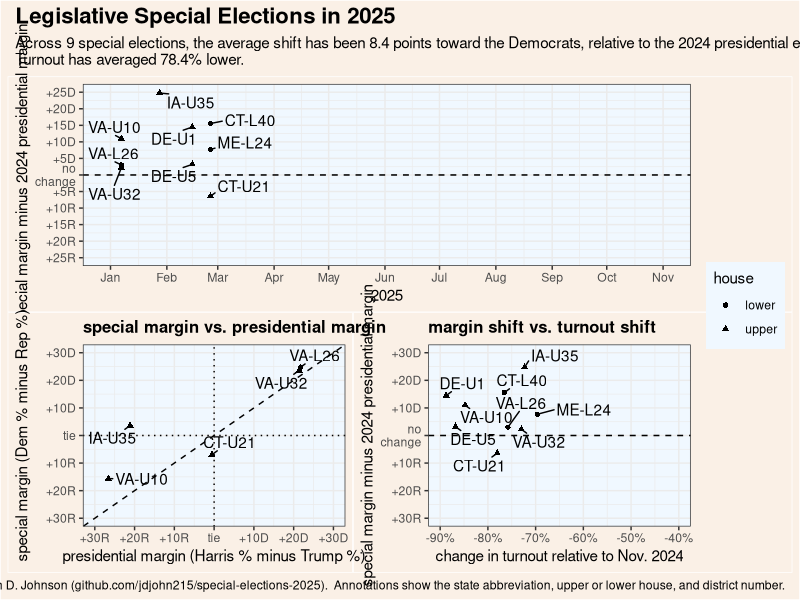

Write the R code that produced this figure. (Note: this script raises an error after producing the figure.)
rm(list = ls())

library(tidyverse)
library(sf)
library(patchwork)

# This script compares the outcome of 2025 legislative special elections with
#   the outcome of the 2024 presidential election in that district

################################################################################
# spreadsheet of special election results
specials.orig <- read_csv("specials.csv", col_types = "cccccnnn") |>
  mutate(district = str_pad(district, width = 3, side = "left", pad = "0"),
         date = as.Date(date, format = "%m/%d/%y"))

################################################################################
# 2024 presidential election results in each state legislative district
district.votes.pres2024 <- read_csv("precincts-to-districts/district-votes-pres2024.csv")

################################################################################
# merge them together, calculate the margins and turnout change
specials.comparison <- specials.orig |>
  left_join(district.votes.pres2024) |>
  mutate(special_margin = (dem/total - rep/total)*100,
         pres_margin = (harris/total_2024 - trump/total_2024)*100,
         turnout_change = (total - total_2024)/total_2024*100,
         margin_change = special_margin - pres_margin)

################################################################################
# save output
write_csv(specials.comparison, "specials-comparison.csv")

################################################################################
# create graphics
#   remove races that haven't been recorded yet
specials.valid <- specials.comparison |>
  filter(!is.na(total))

margin.shift.over.time <- specials.valid |>
  ggplot(aes(date, margin_change)) +
  geom_hline(yintercept = 0, linetype = "dashed") +
  geom_point(aes(shape = house)) +
  ggrepel::geom_text_repel(aes(label = label), min.segment.length = 0, seed = 3) +
  scale_x_date(limits = c(as.Date("2025-01-01"), as.Date("2025-11-01")),
               date_breaks = "1 month", date_labels = "%b", name = "2025") +
  scale_y_continuous(limits = c(-25,25),
                     breaks = seq(-25,25,5),
                     labels = function(x){case_when(
                       x < 0 ~ paste0("+", abs(x), "R"),
                       x == 0 ~ "no\nchange",
                       x > 0 ~ paste0("+",x,"D")
                     )},
                     name = "special margin minus 2024 presidential margin") +
  theme_bw() +
  theme(plot.title.position = "plot",
        plot.title = element_text(face = "bold", size = 16),
        plot.background = element_rect(fill = "linen"),
        panel.background = element_rect(fill = "aliceblue"),
        legend.background = element_rect(fill = "aliceblue"))


special.vs.pres <- specials.valid |>
  ggplot(aes(pres_margin, special_margin)) +
  geom_abline(slope = 1, intercept = 0, linetype = "dashed") +
  geom_hline(yintercept = 0, linetype = "dotted") +
  geom_vline(xintercept = 0, linetype = "dotted") +
  geom_point(aes(shape = house)) +
  ggrepel::geom_text_repel(aes(label = label), min.segment.length = 0, seed = 3) +
  scale_x_continuous(limits = c(-30,30),
                     breaks = seq(-30,30,10),
                     labels = function(x){case_when(
                       x < 0 ~ paste0("+", abs(x), "R"),
                       x == 0 ~ "tie",
                       x > 0 ~ paste0("+",x,"D")
                     )},
                     name = "presidential margin (Harris % minus Trump %)") +
  scale_y_continuous(limits = c(-30,30),
                     breaks = seq(-30,30,10),
                     labels = function(x){case_when(
                       x < 0 ~ paste0("+", abs(x), "R"),
                       x == 0 ~ "tie",
                       x > 0 ~ paste0("+",x,"D")
                     )},
                     name = "special margin (Dem % minus Rep %)") +
  labs(title = "special margin vs. presidential margin") +
  theme_bw() +
  theme(plot.title = element_text(face = "bold", size = 12),
        legend.position = "none",
        plot.background = element_rect(fill = "linen"),
        panel.background = element_rect(fill = "aliceblue"))

margin.shift.vs.turnout <- specials.valid |>
  ggplot(aes(turnout_change, margin_change)) +
  geom_hline(yintercept = 0, linetype = "dashed") +
  geom_point(aes(shape = house)) +
  ggrepel::geom_text_repel(aes(label = label), min.segment.length = 0, seed = 3) +
  scale_x_continuous(limits = c(-90,-40),
                     breaks = seq(-90,-40,10),
                     labels = scales::percent_format(scale = 1),
                     name = "change in turnout relative to Nov. 2024") +
  scale_y_continuous(limits = c(-30,30),
                     breaks = seq(-30,30,10),
                     labels = function(x){case_when(
                       x < 0 ~ paste0("+", abs(x), "R"),
                       x == 0 ~ "no\nchange",
                       x > 0 ~ paste0("+",x,"D")
                     )},
                     name = "special margin minus 2024 presidential margin") +
  labs(title = "margin shift vs. turnout shift") +
  theme_bw() +
  theme(plot.title = element_text(face = "bold", size = 12),
        legend.position = "none",
        plot.background = element_rect(fill = "linen"),
        panel.background = element_rect(fill = "aliceblue"))

subtitle.text <- paste("Across", nrow(specials.valid), "special elections,",
                       "the average shift has been", 
                       round(mean(specials.valid$margin_change),1),
                       "points toward the Democrats, relative to the 2024 presidential election.",
                       "Turnout has averaged", paste0(round(abs(mean(specials.valid$turnout_change)),1),"%"),
                       "lower.")

margin.shift.over.time / (special.vs.pres + margin.shift.vs.turnout) +
  plot_layout(guides = "collect") +
  plot_annotation(title = "Legislative Special Elections in 2025",
                  subtitle = str_wrap(subtitle.text, 134),
                  caption = "Calculations by John D. Johnson (github.com/jdjohn215/special-elections-2025).  Annotations show the state abbreviation, upper or lower house, and district number.",
                  theme = theme(plot.title = element_text(face = "bold", size = 16),
                                plot.background = element_rect(fill = "linen")))
ggsave("graphics/specials-comparison.png", width = 10, height = 8)
